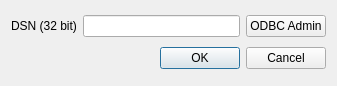
<?xml version="1.0" encoding="UTF-8"?>
<ui version="4.0">
 <class>DatabaseDlg</class>
 <widget class="QDialog" name="DatabaseDlg">
  <property name="geometry">
   <rect>
    <x>0</x>
    <y>0</y>
    <width>337</width>
    <height>86</height>
   </rect>
  </property>
  <property name="sizePolicy">
   <sizepolicy hsizetype="Fixed" vsizetype="Fixed">
    <horstretch>0</horstretch>
    <verstretch>0</verstretch>
   </sizepolicy>
  </property>
  <property name="windowTitle">
   <string>Credentials</string>
  </property>
  <layout class="QVBoxLayout" name="verticalLayout">
   <item>
    <layout class="QHBoxLayout" name="horizontalLayout">
     <item>
      <widget class="QLabel" name="label">
       <property name="text">
        <string>DSN (32 bit)</string>
       </property>
      </widget>
     </item>
     <item>
      <widget class="QLineEdit" name="dsnEdit"/>
     </item>
     <item>
      <widget class="QPushButton" name="odbcButton">
       <property name="text">
        <string>ODBC Admin</string>
       </property>
      </widget>
     </item>
    </layout>
   </item>
   <item>
    <widget class="QDialogButtonBox" name="buttonBox">
     <property name="orientation">
      <enum>Qt::Horizontal</enum>
     </property>
     <property name="standardButtons">
      <set>QDialogButtonBox::Cancel|QDialogButtonBox::Ok</set>
     </property>
    </widget>
   </item>
  </layout>
 </widget>
 <resources/>
 <connections>
  <connection>
   <sender>buttonBox</sender>
   <signal>accepted()</signal>
   <receiver>DatabaseDlg</receiver>
   <slot>accept()</slot>
   <hints>
    <hint type="sourcelabel">
     <x>227</x>
     <y>150</y>
    </hint>
    <hint type="destinationlabel">
     <x>157</x>
     <y>167</y>
    </hint>
   </hints>
  </connection>
  <connection>
   <sender>buttonBox</sender>
   <signal>rejected()</signal>
   <receiver>DatabaseDlg</receiver>
   <slot>reject()</slot>
   <hints>
    <hint type="sourcelabel">
     <x>229</x>
     <y>156</y>
    </hint>
    <hint type="destinationlabel">
     <x>238</x>
     <y>167</y>
    </hint>
   </hints>
  </connection>
 </connections>
</ui>
